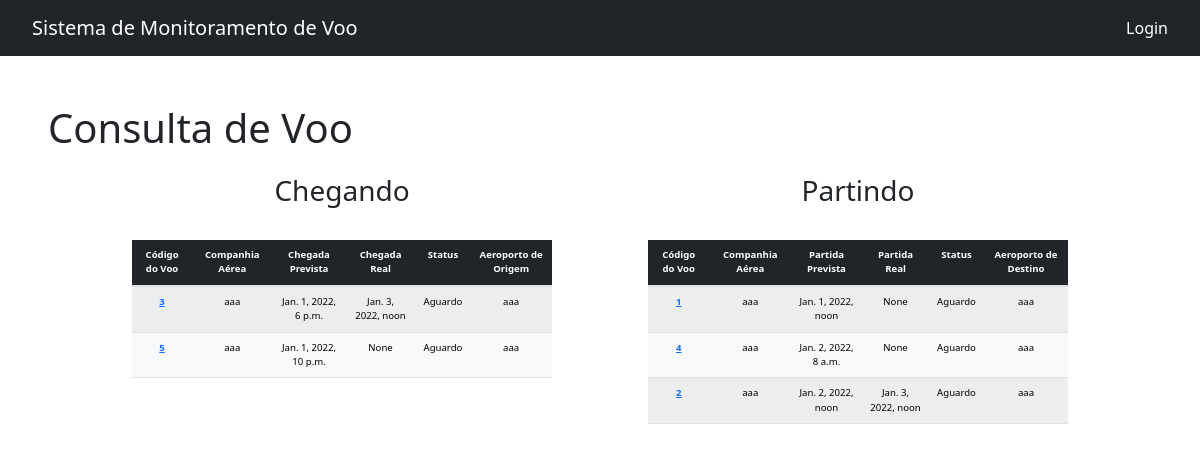
The app's page /, older data.
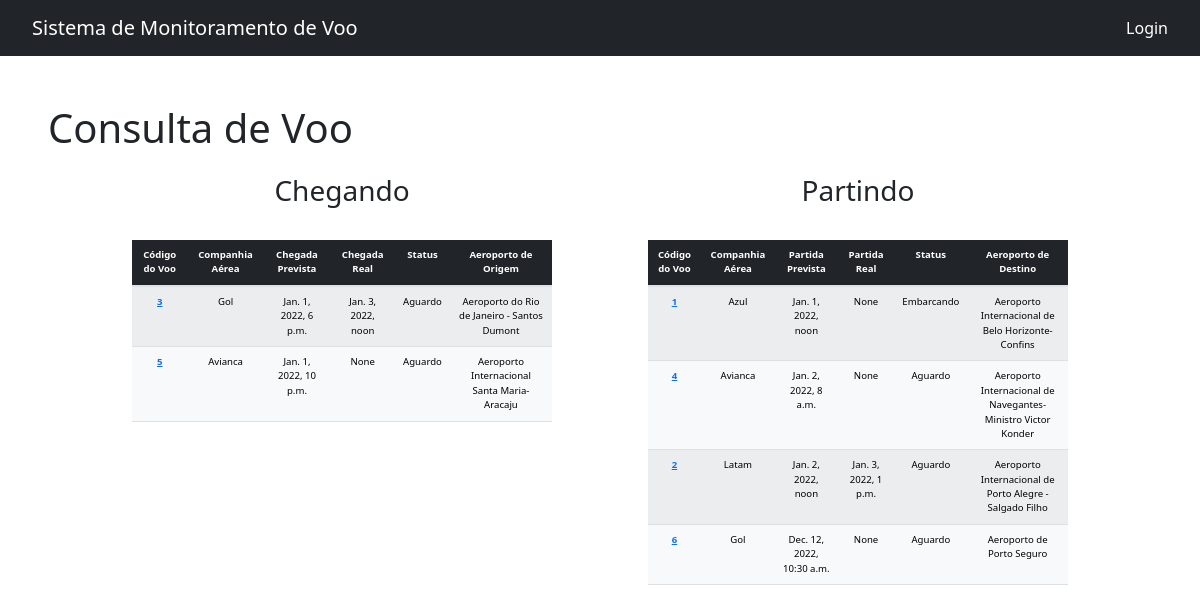
The same page, newer data.
### aeroporto/models.py (models this page shows, shortened)
class Voo(models.Model):
    codigoVoo = models.IntegerField(primary_key=True, null=False, unique=True)
    companhiaAerea = models.CharField(max_length=100, null=False)
    partidaPrevista = models.DateTimeField(null=False)
    partidaReal = models.DateTimeField(null=True)
    chegadaPrevista = models.DateTimeField(null=False)
    chegadaReal = models.DateTimeField(null=True)
    status = models.CharField(max_length=100, null=False, default='Aguardo')
    rota = models.CharField(max_length=100, null=True)
    aeroportoOrigem = models.CharField(max_length=100, null=False)
    aeroportoDestino = models.CharField(max_length=100, null=False)
    condicao = models.CharField(max_length=100, null=False)
    class Meta:
        db_table = 'voos'

### aeroporto/views.py (the view)
# urls.py: path('', views.MonitoramentoAllView.as_view(), name='voos'),
class MonitoramentoAllView(ListView):
    model = Voo
    template_name = 'monitoramento/monitoramento_all.html'
    def get(self, request):
        voo_object = Voo.objects.all()
        partindo = list()
        chegando = list()
        for voo in voo_object:
            if voo.condicao == 'Partindo':
                partindo.append(voo)
            elif voo.condicao == 'Chegando':
                chegando.append(voo)
        partindo.sort(key=lambda x: x.partidaPrevista)
        chegando.sort(key=lambda x: x.chegadaPrevista)
        return render(request, self.template_name, {'chegando': chegando, 'partindo': partindo})

### template/monitoramento/monitoramento_all.html (shortened to what this page needs)
{% load static %}
<!DOCTYPE html>
<html>
<head>
    <link href="https://cdn.jsdelivr.net/npm/bootstrap@5.2.3/dist/css/bootstrap.min.css" rel="stylesheet">
    <link rel="stylesheet" href="{% static 'css/navbar.css' %}">
    <link rel="stylesheet" href="{% static 'css/monitoramento-all.css' %}">
</head>
<body>
    <div class="nav-container">
        <nav class="navbar navbar-expand navbar-dark bg-dark">
            <a class="navbar-brand">Sistema de Monitoramento de Voo</a>
            <div class="collapse navbar-collapse" id="navbarText">
                <span class="navbar-text">
                        <a class="nav-link" href="{% url 'login'%}">Login</a>
                </span>
            </div>
        </nav>
    </div>
    <div class="p-5 table-box">
        <h1>Consulta de Voo</h1>
        <br>
        <div class="table-chegada">
            <h3>Chegando</h3>
            <table class="table table-light table-striped">
                <thead class="table-dark">
                    <tr>
                        <th scope="col">Código do Voo</th>
                        <th scope="col">Companhia Aérea</th>
                        <th scope="col">Chegada Prevista</th>
                        <th scope="col">Chegada Real</th>
                        <th scope="col">Status</th>
                        <th scope="col">Aeroporto de Origem</th>
                    </tr>
                </thead>
                <tbody class="table-group-divider">
                    {% for voo in chegando %}
                    <tr>
                        <th scope="row "><a href="{% url 'ver_voo'  voo.pk %} ">{{ voo.codigoVoo }}</a></th>
                        <td> {{ voo.companhiaAerea }} </td>
                        <td> {{ voo.chegadaPrevista }} </td>
                        <td> {{ voo.chegadaReal }} </td>
                        <td> {{ voo.status }} </td>
                        <td> {{ voo.aeroportoOrigem }} </td>
                    </tr>
                    {% endfor %}
                </tbody>
            </table>
        </div>
        <div class="table-partida">
            <h3>Partindo</h3>
            <table class="table table-light table-striped">
                <thead class="table-dark">
                    <tr>
                        <th scope="col">Código do Voo</th>
                        <th scope="col">Companhia Aérea</th>
                        <th scope="col">Partida Prevista</th>
                        <th scope="col">Partida Real</th>
                        <th scope="col">Status</th>
                        <th scope="col">Aeroporto de Destino</th>
                    </tr>
                </thead>
                <tbody class="table-group-divider">
                    {% for voo in partindo %}
                    <tr>
                        <th scope="row "><a href="{% url 'ver_voo'  voo.pk %} ">{{ voo.codigoVoo }}</a></th>
                        <td> {{ voo.companhiaAerea }} </td>
                        <td> {{ voo.partidaPrevista }} </td>
                        <td> {{ voo.partidaReal }} </td>
                        <td> {{ voo.status }} </td>
                        <td> {{ voo.aeroportoDestino }} </td>
                    </tr>
                    {% endfor %}
                </tbody>
            </table>
        </div>
    </div>
</body>
</html>

### static/css/navbar.css (style rules this page uses)
.nav-container { background-color: #343a40; }
nav { padding-left: 2rem !important; padding-right: 2rem !important; }
.table thead th { vertical-align: top !important; border-bottom: 2px solid #dee2e6; }
.navbar-collapse { display: inline; position: absolute; right: 2rem; }

### static/css/monitoramento-all.css (style rules this page uses)
h3 { margin-bottom: 2rem; }
.table-box { position: relative; font-size: .8rem !important; }
.table-chegada, .table-partida { width: 35vw; text-align: center; position: relative; display: inline-block; }
.table-chegada { float: left; left: 7vw; }
.table-partida { float: right; right: 7vw; }
@media (max-width: 1200px) { .table-box { font-size: .6rem !important; } }

Row changes from the older to the newer data that the page shows:
changed Voo id 3: companhiaAerea "aaa" → "Gol"; aeroportoOrigem "aaa" → "Aeroporto do Rio de Janeiro - Santos Dumont"
changed Voo id 5: companhiaAerea "aaa" → "Avianca"; aeroportoOrigem "aaa" → "Aeroporto Internacional Santa Maria-Aracaju"
changed Voo id 1: companhiaAerea "aaa" → "Azul"; status "Aguardo" → "Embarcando"; aeroportoDestino "aaa" → "Aeroporto Internacional de Belo Horizonte-Confins"
changed Voo id 4: companhiaAerea "aaa" → "Avianca"; aeroportoDestino "aaa" → "Aeroporto Internacional de Navegantes-Ministro Victor Konder"
changed Voo id 2: companhiaAerea "aaa" → "Latam"; partidaReal "Jan. 3, 2022, noon" → "Jan. 3, 2022, 1 p.m."; aeroportoDestino "aaa" → "Aeroporto Internacional de Porto Alegre - Salgado Filho"
added Voo: codigoVoo "6", companhiaAerea "Gol", partidaPrevista "Dec. 12, 2022, 10:30 a.m.", partidaReal "None", status "Aguardo", aeroportoDestino "Aeroporto de Porto Seguro", shown under "Partindo"
